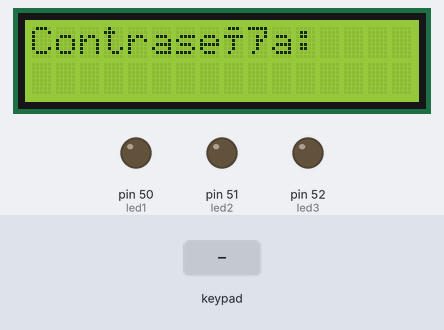
A sketch run on a simulated Arduino Mega 2560, built with avr-gcc and run on an emulated ATmega2560. Shown: 16×2 character LCD, output pins drawn as LEDs (lit = HIGH). The test bench sets the inputs (shaded band).

Above: at 1.2 s.
1.3 s: keypad keys 0 0 0 0 pressed 0.4 s apart
At 4.3 s:
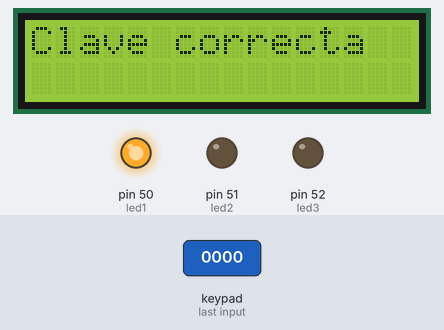
4.4 s: keypad keys 2 2 2 3 2 4 2 5 pressed 0.4 s apart
At 7.6 s:
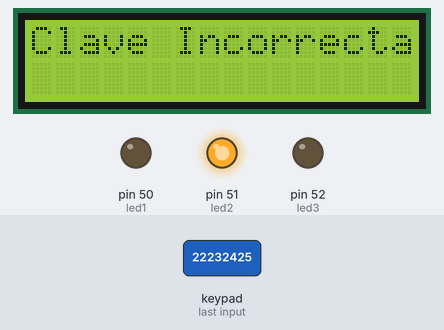
9.1 s: keypad keys 2 2 2 3 2 4 2 5 # pressed 0.4 s apart
At 16.3 s:
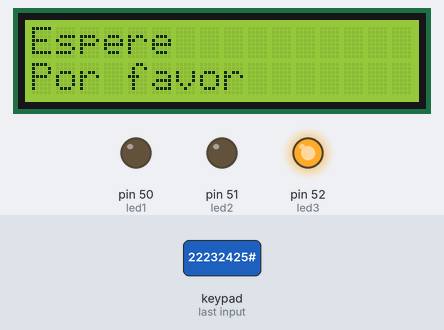
21.3 s: key '1' pressed
22.8 s: key '2' pressed
At 25.13 s:
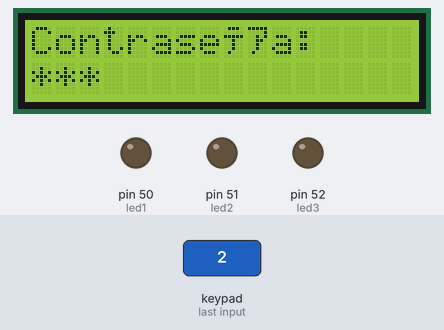
Timing chart, 0 to 25.3 s (numbered marks = the images above; inputs shaded):
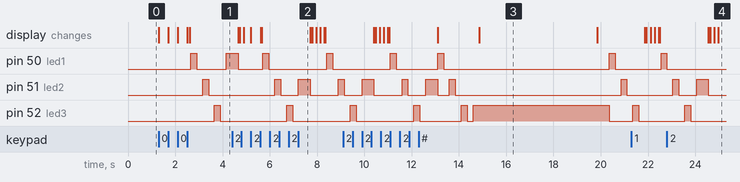

The sketch:

Sistema_de_Seguridad.ino
```cpp
#include <LiquidCrystal.h>
#include <Keypad.h>  // importa libreria Keypad//
int led1 = 50;       //verde
int led2 = 51;       //amarillo
int led3 = 52;       //rojo
const int rs = 7, en = 6, d4 = 5, d5 = 4, d6 = 3, d7 = 2;
LiquidCrystal lcd(rs, en, d4, d5, d6, d7);
const byte FILAS = 4;           // define numero de filas
const byte COLUMNAS = 4;        // define numero de columnas
char keys[FILAS][COLUMNAS] = {  // define la distribucion de teclas
  { '1', '2', '3', 'A' },
  { '4', '5', '6', 'B' },
  { '7', '8', '9', 'C' },
  { '*', '0', '#', 'D' }
};

byte pinesFilas[FILAS] = { 22, 23, 24, 25 };        // pines correspondientes a las filas
byte pinesColumnas[COLUMNAS] = { 26, 27, 28, 29 };  // pines correspondientes a las columnas

Keypad teclado = Keypad(makeKeymap(keys), pinesFilas, pinesColumnas, FILAS, COLUMNAS);  // crea objeto

char TECLA;                      // almacena la tecla presionada
char CLAVE[4];                   // almacena en un array 6 digitos ingresados
char CLAVE_MAESTRA[4] = "0000";  // almacena en un array la contraseña maestra
byte INDICE = 0;                 // indice del array
byte INTENTOS = 0;

void setup() {

  pinMode(led1, OUTPUT);
  pinMode(led2, OUTPUT);
  pinMode(led3, OUTPUT);
  Serial.begin(9600);  // inicializa comunicacion serie
  lcd.begin(16, 2);    // columnas 16 * 2 filas//
}

void loop() {

  if (INTENTOS == 3) {    // Después de 3 intentos fallidos entrará a bloquear el sistema

    sistemaBloqueado();
  }
  pantallaInicio();
  digitar();
  claves();
}

void digitar() {
  do {
    TECLA = teclado.getKey();  // obtiene tecla presionada y asigna a variable
    if (TECLA)                 // comprueba que se haya presionado una tecla
    {
      lcd.setCursor(INDICE, 1);
      lcd.print("*");  //MOSTRAR EN PANTALLA
      delay(50);
      CLAVE[INDICE] = TECLA;
      INDICE++;
    }

  } while (INDICE < 4);
}

void claves() {

  if (INDICE == 4) {    // Si ya se ingresaron los 4 dígitos entonces entrará a comparar las claves

    if (CLAVE[0] == CLAVE_MAESTRA[0] && CLAVE[1] == CLAVE_MAESTRA[1] && CLAVE[2] == CLAVE_MAESTRA[2] && CLAVE[3] == CLAVE_MAESTRA[3]) {   // Compara la clave ingresada con la clave correcta
      delay(50);
      lcd.clear();
      lcd.setCursor(0, 0);
      lcd.print("Clave correcta");
      delay(50);
      arregloLEDs();
      digitalWrite(led1, HIGH);
      delay(500);
      digitalWrite(led1, LOW);
      lcd.clear();
      INTENTOS = 0;
      INDICE = 0;

    } else {    // Si la clave no es correcta entonces entrará aquí

      lcd.clear();
      lcd.setCursor(0, 0);
      lcd.print("Clave Incorrecta");
      delay(50);
      arregloLEDs();
      digitalWrite(led2, HIGH);
      delay(500);
      digitalWrite(led2, LOW);
      lcd.clear();

      INTENTOS++;   // La variable INTENTOS aumentará en 1 hasta un máximo de 3
      INDICE = 0;
    }
  }
}

void pantallaInicio() {

  lcd.setCursor(0, 0);        // Posicion del mensaje
  lcd.print("Contraseña:");   // Mensaje mostrado
  delay(50);
  INDICE = 0;                 // Se establece la variable INDICE en 0
}

void sistemaBloqueado() {

  lcd.setCursor(0, 0);
  lcd.print("Sistema");
  lcd.setCursor(0, 1);
  lcd.print("Bloqueado");
  arregloLEDs();
  digitalWrite(led3, HIGH);
  delay(250);
  lcd.clear();
  lcd.print("Espere");
  lcd.setCursor(0, 1);
  lcd.print("Por favor");
  delay(5000);
  lcd.clear();
  lcd.print("Sistema");
  lcd.setCursor(0, 1);
  lcd.print("Desbloqueado");
  delay(500);
  digitalWrite(led3, LOW);
  arregloLEDs();
  lcd.clear();
  INTENTOS = 0;
  INDICE = 0;
}

void arregloLEDs() {

  digitalWrite(led1, HIGH);
  delay(250);
  digitalWrite(led1, LOW);
  delay(250);
  digitalWrite(led2, HIGH);
  delay(250);
  digitalWrite(led2, LOW);
  delay(250);
  digitalWrite(led3, HIGH);
  delay(250);
  digitalWrite(led3, LOW);
  delay(250);
}
```

Measured:
- after the input at 1.3 s, pin 50 (led1): LOW → HIGH after 1.4 s, → LOW 0.25 s later, → HIGH 1.3 s later; pin 51 (led2): LOW → HIGH after 1.9 s, → LOW 0.25 s later; pin 52 (led3): LOW → HIGH after 2.4 s, → LOW 0.25 s later; the display: first changes at once (image 1 shows a later state)
- after the input at 4.4 s, pin 51 (led2): goes HIGH 0.25 s, LOW 0.75 s, HIGH 0.50 s, LOW 1.2 s, then HIGH, starting after 1.8 s; pin 52 (led3): LOW → HIGH after 2.3 s, → LOW 0.25 s later; the display: first differs from a run without the input after 0.33 s (image 2 shows a later state)
- after the input at 9.1 s, pin 50 (led1): goes HIGH 0.25 s, LOW 1.8 s, HIGH 0.25 s, LOW 7.0 s, HIGH 0.25 s, then LOW, starting after 2.0 s; the display: first differs from a run without the input after 1.4 s (image 3 shows a later state)
- after the input at 22.8 s, the display: first differs from a run without the input after 2.2 s (image 4)
- what the display in image 3 shows lasts 5.0 s, from 14.9 s to 19.9 s
